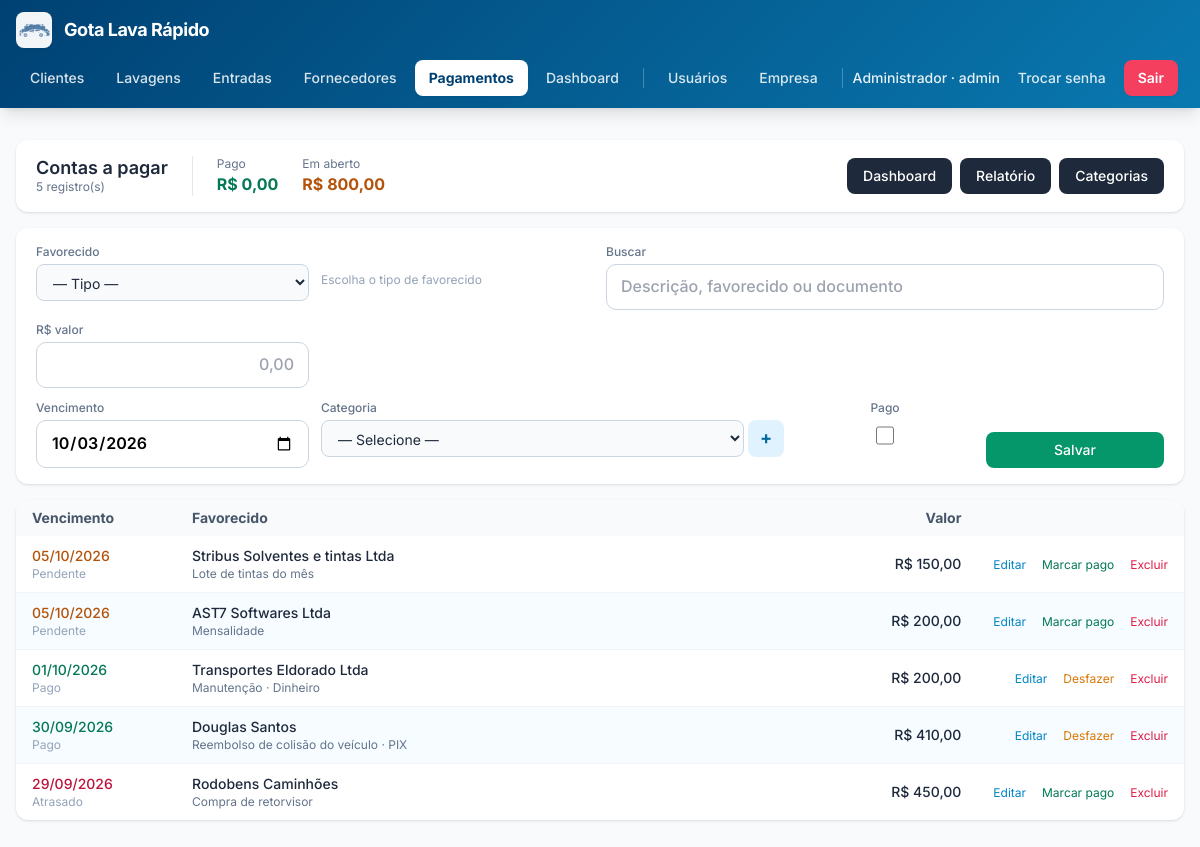
/pagamentos.php (signed in), run on an earlier commit of the app's database.
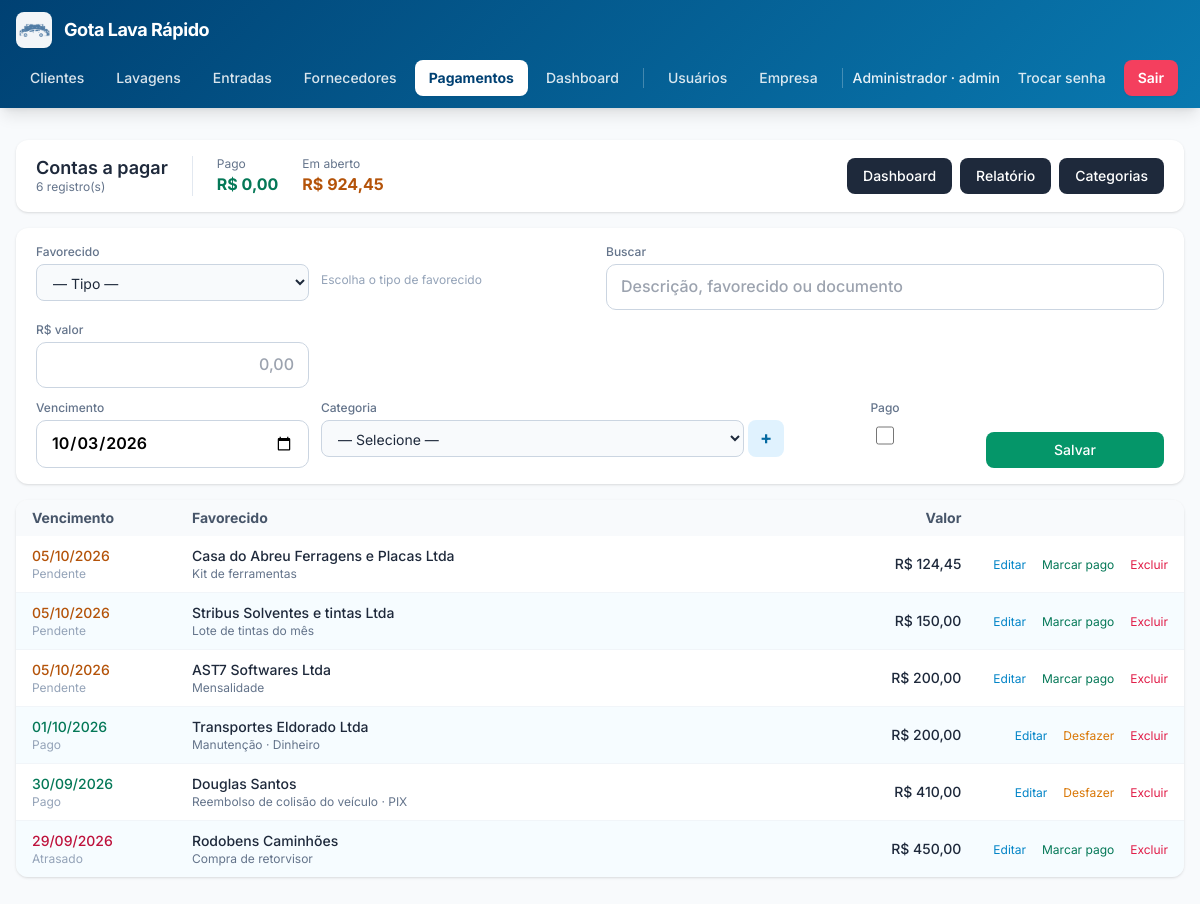
And on a later commit of the database.
### tables this page shows
CREATE TABLE pagamentos_despesas (
            id INTEGER PRIMARY KEY AUTOINCREMENT,
            tipo_pessoa TEXT NOT NULL DEFAULT 'avulso',
            pessoa_id INTEGER,
            pessoa_nome TEXT NOT NULL DEFAULT '',
            categoria_id INTEGER NOT NULL,
            descricao TEXT NOT NULL DEFAULT '',
            documento TEXT NOT NULL DEFAULT '',
            valor_centavos INTEGER NOT NULL DEFAULT 0,
            data_vencimento TEXT NOT NULL,
            data_pagamento TEXT NOT NULL DEFAULT '',
            forma_pagamento TEXT NOT NULL DEFAULT '',
            observacoes TEXT NOT NULL DEFAULT '',
            criado_por INTEGER,
            criado_em TEXT NOT NULL DEFAULT (datetime('now','localtime')),
            atualizado_em TEXT NOT NULL DEFAULT (datetime('now','localtime'))
        );

### config.php (called while the page is built, shortened)
<?php
function db(): PDO {
    static $pdo = null;
    if ($pdo === null) {
        $pdo = new PDO('sqlite:' . DB_PATH, null, null, [
            PDO::ATTR_ERRMODE            => PDO::ERRMODE_EXCEPTION,
            PDO::ATTR_DEFAULT_FETCH_MODE => PDO::FETCH_ASSOC,
        ]);
        $pdo->exec('PRAGMA foreign_keys = ON');
        $pdo->exec('PRAGMA journal_mode = WAL');
    }
    return $pdo;
}
require_once APP_ROOT . '/functions.php';

### functions.php (called while the page is built, shortened)
<?php
function e(?string $s): string {
    return htmlspecialchars((string)$s, ENT_QUOTES, 'UTF-8');
}
function centavos_para_moeda(int $c): string {
    return number_format($c / 100, 2, ',', '.');
}
function centavos_para_moeda_brl(int $c): string {
    return 'R$ ' . centavos_para_moeda($c);
}
function formas_pagamento(): array {
    return [
        'PIX'      => 'PIX',
        'CREDITO'  => 'Crédito',
        'DEBITO'   => 'Débito',
        'DINHEIRO' => 'Dinheiro',
        'OUTRO'    => 'Outro',
    ];
}
function status_pagamento(array $p): string {
    if (!empty($p['data_pagamento'])) return 'pago';
    $hoje = date('Y-m-d');
    return $p['data_vencimento'] < $hoje ? 'atrasado' : 'pendente';
}

### pagamentos.php (the view, shortened to what the changed rows need)
<?php
require_once __DIR__ . '/config.php';
$formas = formas_pagamento();
$aberto = (int)db()->query("
    SELECT COALESCE(SUM(valor_centavos),0) FROM pagamentos_despesas
    WHERE data_pagamento = ''
")->fetchColumn();
$pagamentos = db()->query("
    SELECT p.id, p.data_vencimento, p.data_pagamento, p.forma_pagamento,
           p.tipo_pessoa, p.pessoa_nome, p.valor_centavos,
           p.descricao
    FROM pagamentos_despesas p
    ORDER BY p.data_vencimento DESC, p.id DESC
    LIMIT 200
")->fetchAll();
require __DIR__ . '/header.php';
?>
<div class="bg-white rounded-xl shadow px-5 py-4 mb-4 flex flex-wrap items-center justify-between gap-4">
  <div class="flex items-center gap-6">
    <div>
      <h1 class="text-lg font-semibold leading-tight">Contas a pagar</h1>
      <p class="text-xs text-slate-500"><?= count($pagamentos) ?> registro(s)</p>
    </div>
    <div>
      <div class="text-xs text-slate-500">Em aberto</div>
      <div class="font-bold text-amber-700"><?= e(centavos_para_moeda_brl($aberto)) ?></div>
    </div>
  </div>
</div>
<div class="bg-white rounded-xl shadow overflow-hidden">
  <div class="overflow-x-auto">
    <table class="min-w-full text-sm">
      <thead class="bg-slate-50 text-slate-600">
        <tr>
          <th class="text-left px-4 py-2 w-40">Vencimento</th>
          <th class="text-left px-4 py-2">Favorecido</th>
          <th class="text-right px-4 py-2 w-40">Valor</th>
          <th class="px-4 py-2 w-48"></th>
        </tr>
      </thead>
      <tbody class="divide-y divide-slate-100">
      <?php if (!$pagamentos): ?>
        <tr><td colspan="4" class="px-4 py-10 text-center text-slate-400">
          Nenhum pagamento cadastrado ainda. Use o formulário acima para começar.
        </td></tr>
      <?php else: foreach ($pagamentos as $p):
        $st = status_pagamento($p);
        $cor = $st === 'pago' ? 'text-emerald-700'
             : ($st === 'atrasado' ? 'text-rose-700' : 'text-amber-700');
        $lbl = $st === 'pago' ? 'Pago' : ($st === 'atrasado' ? 'Atrasado' : 'Pendente');
      ?>
        <tr class="hover:bg-slate-50">
          <td class="px-4 py-2.5 whitespace-nowrap">
            <div class="font-medium <?= $cor ?>"><?= e(date('d/m/Y', strtotime($p['data_vencimento']))) ?></div>
            <div class="text-xs text-slate-400"><?= e($lbl) ?></div>
          </td>
          <td class="px-4 py-2.5">
            <div class="font-medium"><?= e($p['pessoa_nome'] ?: '—') ?></div>
            <div class="text-xs text-slate-500 truncate">
              <?= e($p['descricao']) ?>
              <?php if ($p['forma_pagamento']): ?>
                · <?= e($formas[$p['forma_pagamento']] ?? $p['forma_pagamento']) ?>
              <?php endif; ?>
            </div>
          </td>
          <td class="px-4 py-2.5 text-right font-medium whitespace-nowrap">
            <?= e(centavos_para_moeda_brl((int)$p['valor_centavos'])) ?>
          </td>
          <td class="px-4 py-2.5 text-right whitespace-nowrap">
            <a href="pagamento_form.php?id=<?= (int)$p['id'] ?>"
               class="text-sky-600 hover:underline text-xs mr-3">Editar</a>
            <?php if ($p['data_pagamento']): ?>
              <form method="post" class="inline">
                <button class="text-amber-600 hover:underline text-xs mr-3"
                        onclick="return confirm('Desfazer o pagamento?')">Desfazer</button>
              </form>
            <?php else: ?>
              <button type="button"
                      class="btn-marcar-pago text-emerald-700 hover:underline text-xs mr-3"
                      data-id="<?= (int)$p['id'] ?>"
                      data-desc="<?= e($p['descricao']) ?>"
                      data-valor="<?= e(centavos_para_moeda_brl((int)$p['valor_centavos'])) ?>">
                Marcar pago
              </button>
            <?php endif; ?>
            <form method="post" class="inline"
                  onsubmit="return confirm('Excluir este pagamento?');">
              <button class="text-rose-600 hover:underline text-xs">Excluir</button>
            </form>
          </td>
        </tr>
      <?php endforeach; endif; ?>
      </tbody>
    </table>
  </div>
</div>
<?php require __DIR__ . '/footer.php'; ?>

What changed in the data, as far as the page shows it:
added pagamentos_despesas: data_vencimento "05/10/2026", data_vencimento "Pendente", pessoa_nome "Casa do Abreu Ferragens e Placas Ltda", descricao "Kit de ferramentas", valor_centavos "R$ 124,45"
Also different on the page:
count($pagamentos): "5" → "6"
centavos_para_moeda_brl($aberto): "R$ 800,00" → "R$ 924,45"
